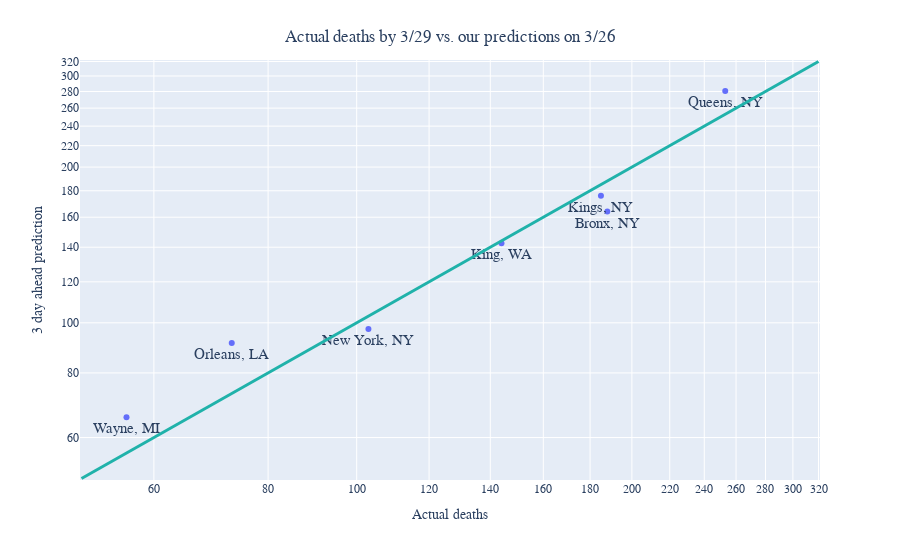

Notebook cell for this chart:
### Code cell
fig.show()

### Figure 1 — Plotly figure (JSON) as saved in the notebook; plotly's stock layout.template omitted (floating-point values rounded to 4 significant figures)
{"data": [{"hoverlabel": {"namelength": 0}, "hovertemplate": "true_outcome=%{x}<br>3_day_ahead_pred=%{y}<br>CountyNamew/StateAbbrev=%{text}", "legendgroup": "", "marker": {"color": "#636efa", "symbol": "circle"}, "mode": "markers+text", "name": "", "showlegend": false, "text": ["Queens, NY", "Bronx, NY", "Kings, NY", "King, WA", "New York, NY", "Orleans, LA", "Wayne, MI"], "textfont": {"size": 15}, "textposition": "bottom center", "type": "scatter", "x": [253, 188, 185, 144, 103, 73, 56], "xaxis": "x", "y": [280.5, 164.0, 175.9, 142.5, 97.26, 91.45, 65.67], "yaxis": "y"}], "layout": {"font": {"family": "sans-serif", "size": 12}, "legend": {"tracegroupgap": 0}, "margin": {"t": 60}, "shapes": [{"line": {"color": "LightSeaGreen", "width": 3}, "type": "line", "x0": 50, "x1": 320, "xref": "x", "y0": 50, "y1": 320, "yref": "y"}], "title": {"text": "Actual deaths by 3/29 vs. our predictions on 3/26", "x": 0.5, "xanchor": "center", "yanchor": "top"}, "xaxis": {"anchor": "y", "domain": [0, 1], "title": {"text": "Actual deaths"}, "type": "log"}, "yaxis": {"anchor": "x", "domain": [0, 1], "title": {"text": "3 day ahead prediction"}, "type": "log"}}}
